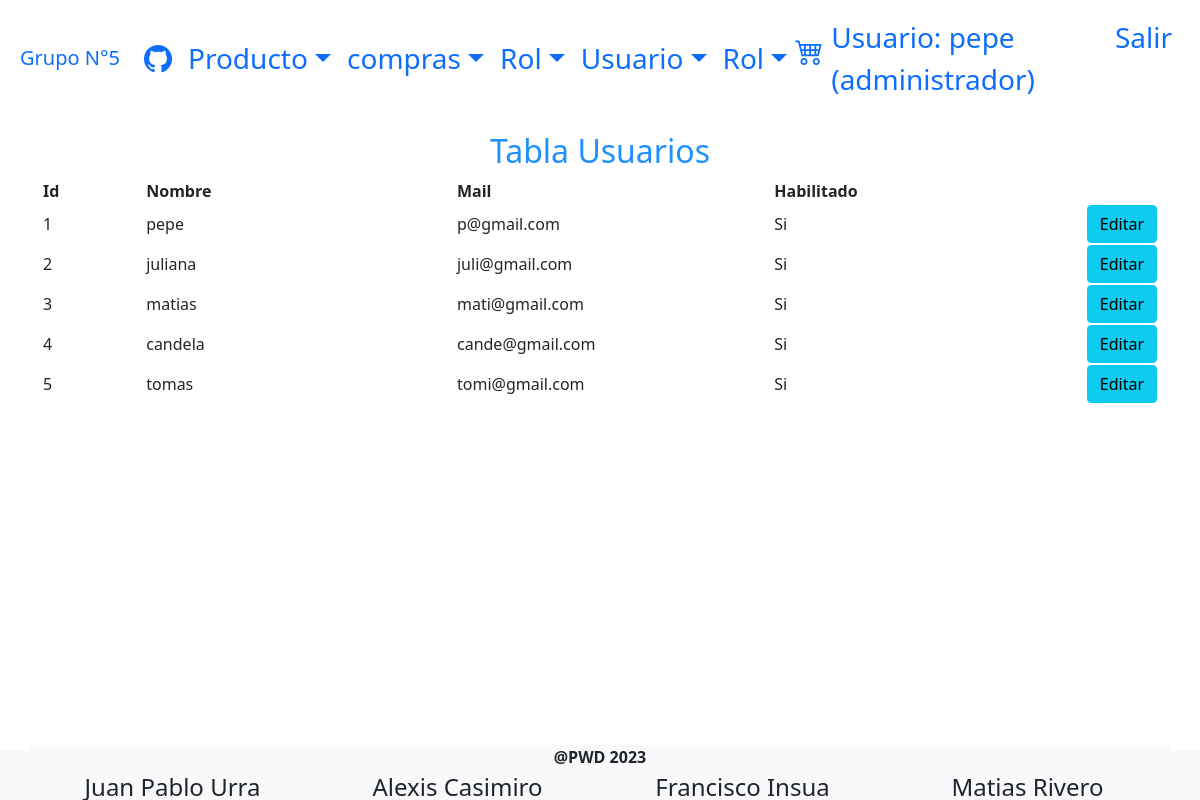
Screenshot of /Vista/usuario/indexUsuario.php (signed in) with the database file from the repository.
### tables this page shows
CREATE TABLE `menu` (
  `idmenu` bigint(20) NOT NULL,
  `menombre` varchar(50) NOT NULL COMMENT 'Nombre del item del menu',
  `medescripcion` varchar(124) NOT NULL COMMENT 'Descripcion mas detallada del item del menu',
  `idpadre` bigint(20) DEFAULT NULL COMMENT 'Referencia al id del menu que es subitem',
  `medeshabilitado` timestamp NULL DEFAULT current_timestamp() COMMENT 'Fecha en la que el menu fue deshabilitado por ultima vez'
);

CREATE TABLE `usuario` (
  `idusuario` bigint(20) NOT NULL,
  `usnombre` varchar(50) NOT NULL,
  `uspass` varchar(150) NOT NULL,
  `usmail` varchar(50) NOT NULL,
  `usdeshabilitado` timestamp NULL DEFAULT NULL
);

CREATE TABLE `rol` (
  `idrol` bigint(20) NOT NULL,
  `rodescripcion` varchar(50) NOT NULL
);

### Vista/usuario/indexUsuario.php (the view, shortened to what the rows shown need)
<?php
include_once("../estructura/headPrivado.php");
$objAbmUsuario = new AbmUsuario();
$listaUsuario = $objAbmUsuario->buscar(null);
?>
<div class="container mt-3">
  <h2 style="text-align: center; color:dodgerblue;">Tabla Usuarios</h2>
  <form action="editarCompra.php" method="post">
    <table class="table-striped">
        <tr>
            <th style="width:10%">Id</th>
            <th style="width:30%">Nombre</th>
            <th style="width:30%">Mail</th>
            <th style="width:30%">Habilitado</th>
        </tr>
            <?php if(count($listaUsuario)>0){
                foreach($listaUsuario as $usuario){?>
                    <tr>
                    <td> <?php echo($usuario->getId()) ?></td>
                    <td> <?php echo($usuario->getNombre())?></td>
                    <td> <?php echo($usuario->getMail())?></td>
                     <td> <?php if ($usuario->getDeshabilitado() ==="0000-00-00 00:00:00") echo "Si";
                     else echo "No";?></td>
                    <td><a href="editarUsuario.php?idusuario=<?php echo($usuario->getId()) ?>" class="btn btn-info">Editar</a></td>
                </tr>
                <?php
                }
            } ?>
    </table>
  </form>
</div>
<?php
include_once("../estructura/footer.php");
?>

### Control/AbmMenuRol.php (shortened to what the rows shown need)
<?php
    class AbmMenuRol{
     public function buscar($param)
     {
         $where = " true ";
         if ($param <> NULL) {
             if (isset($param['idrol'])){
             $where .= " and idrol =" . $param['idrol'] ;
             }
         }
         $objMenuRol=new MenuRol();
         $arreglo = $objMenuRol->listar($where);
         return $arreglo;
    }
    function menuPrincipal($objSession){
        $menu = "";
        $opcionRol = '<li class="nav-item dropdown"><a class="nav-link dropdown-toggle" href="#" role="button"  data-bs-toggle="dropdown" aria-expanded="false">Rol</a><ul class="dropdown-menu">';
        $listaRol=$objSession->getRol();
        foreach($listaRol as $rol){
          $opcionRol .= '<li><a href="javascript:;" onclick="RealizaMenu('.$rol->getId().');return false;" class="dropdown-item" > '.$rol->getDescripcion().'</a></li>';
        }
        $param['idrol'] = $objSession->getRolActual()->getId();
        $listaMenuRol=$this->buscar($param);
        $listaPadre=array();
        $listaHijos=array();
        foreach($listaMenuRol as $obj){
          if($obj->getObjMenu()->getObjMenuPadre()==null){array_push($listaPadre,$obj->getObjMenu());}
          else{array_push($listaHijos,$obj->getObjMenu());}
        }
        foreach($listaPadre as $objMenuPadre){
          $menu.='<li class="nav-item dropdown"><a class="nav-link dropdown-toggle" href="#" role="button"  data-bs-toggle="dropdown" aria-expanded="false">';
          $menu .= $objMenuPadre->getNombre() . '</a><ul class="dropdown-menu">';
          foreach($listaHijos as $objMenuHijo){
            if($objMenuHijo->getobjMenuPadre()->getId() == $objMenuPadre->getId()){
              $menu .= '<li><a class="dropdown-item" href="'. $objMenuHijo->getDescripcion(). '">'.$objMenuHijo->getNombre().'</a></li>';
            }
          }
          $menu.='</ul></li>';
        }
        $menu .= $opcionRol . '</ul></li>';;
        return $menu;
      }
}
?>

### Vista/estructura/headPrivado.php (shortened to what the rows shown need)
<?php
$objSession = new Session();
$objAbmMenuRol = new AbmMenuRol();
if ($objSession->validar() ) {
  $menu = $objAbmMenuRol->menuPrincipal($objSession);
  $UsuarioNombre = $objSession->getUsuario()->getNombre();
  $UsuarioRol = $objSession->getRolActual()->getDescripcion();
} else {
  header("Location: ../index.php");
}
?>
<!DOCTYPE html>
<html lang="en">
<head>
  <link rel="stylesheet" href="../librerias/bootstrap5/css/bootstrap.min.css">
  <link rel="stylesheet" href="../librerias/node_modules/bootstrap-icons/font/bootstrap-icons.css">
  <link rel="stylesheet" type="text/css" href="../css/estilos.css">
</head>
<body>
  <nav class="navbar navbar-expand-lg bg-ligth p-2 fs-3 ">
    <div class="container-fluid" >
      <div class="collapse navbar-collapse" id="navbarNavDropdown">
        <ul class="navbar-nav me-auto">
          <ul class="navbar-nav" id="resultadoMenu">
            <?php   echo $menu; ?>
          </ul>
        </ul>
        <ul class="navbar-nav" >
          <li class="navbar-item">
            <a class="nav-link "  role="button" aria-expanded="false">Usuario: <?php echo $UsuarioNombre." (".$UsuarioRol.")  "; ?></a>
          </li>
        </ul>
      </div>
    </div>
  </nav>

### rows the page displays
menu: menombre "Producto"
menu: menombre "compras"
menu: menombre "Rol"
menu: menombre "Usuario"
usuario: usnombre "pepe", idusuario "1", usmail "p@gmail.com", shows "Si"
rol: rodescripcion "administrador"
usuario: idusuario "2", usnombre "juliana", usmail "juli@gmail.com", shows "Si"
usuario: idusuario "3", usnombre "matias", usmail "mati@gmail.com", shows "Si"
usuario: idusuario "4", usnombre "candela", usmail "cande@gmail.com", shows "Si"
usuario: idusuario "5", usnombre "tomas", usmail "tomi@gmail.com", shows "Si"
